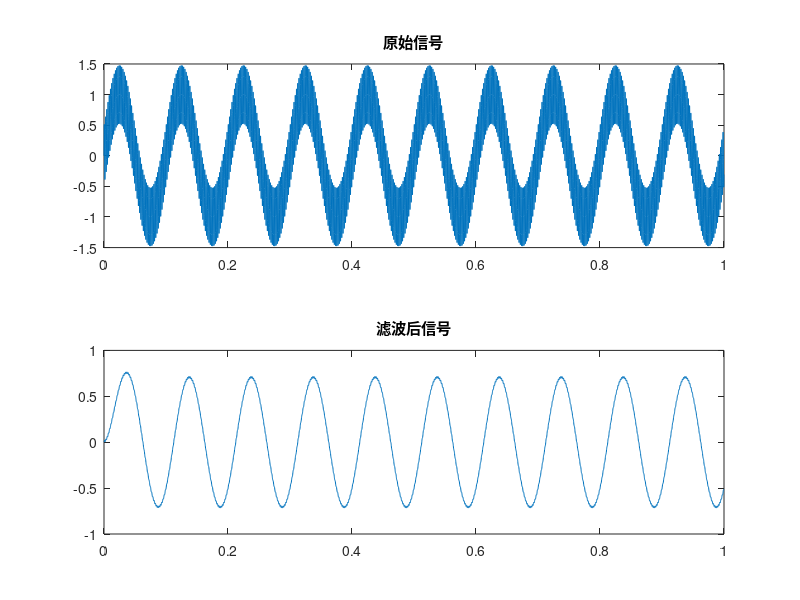

MATLAB code for this plot:
fs = 5000;      % 采样率
fc = 10;        % 截止频率 10 Hz
order = 1;      % 一阶

% 设计低通滤波器
[b, a] = butter(order, fc/(fs/2), 'low');

% 生成测试信号（示例：包含5Hz和50Hz成分）
t = 0:1/fs:1-1/fs;
data = sin(2*pi*10*t) + 0.5*sin(2*pi*500*t);

% 应用滤波器
filtered_data = filter(b, a, data);

% 绘制结果
figure;
subplot(2,1,1);
plot(t, data);
title('原始信号');
subplot(2,1,2);
plot(t, filtered_data);
title('滤波后信号');
fprintf('一阶巴特沃斯滤波器系数:\n');
fprintf('b = [ %s ]\n', sprintf('%d ', b * 16384));
fprintf('a = [ %s ]\n', sprintf('%d ', a * 16384));